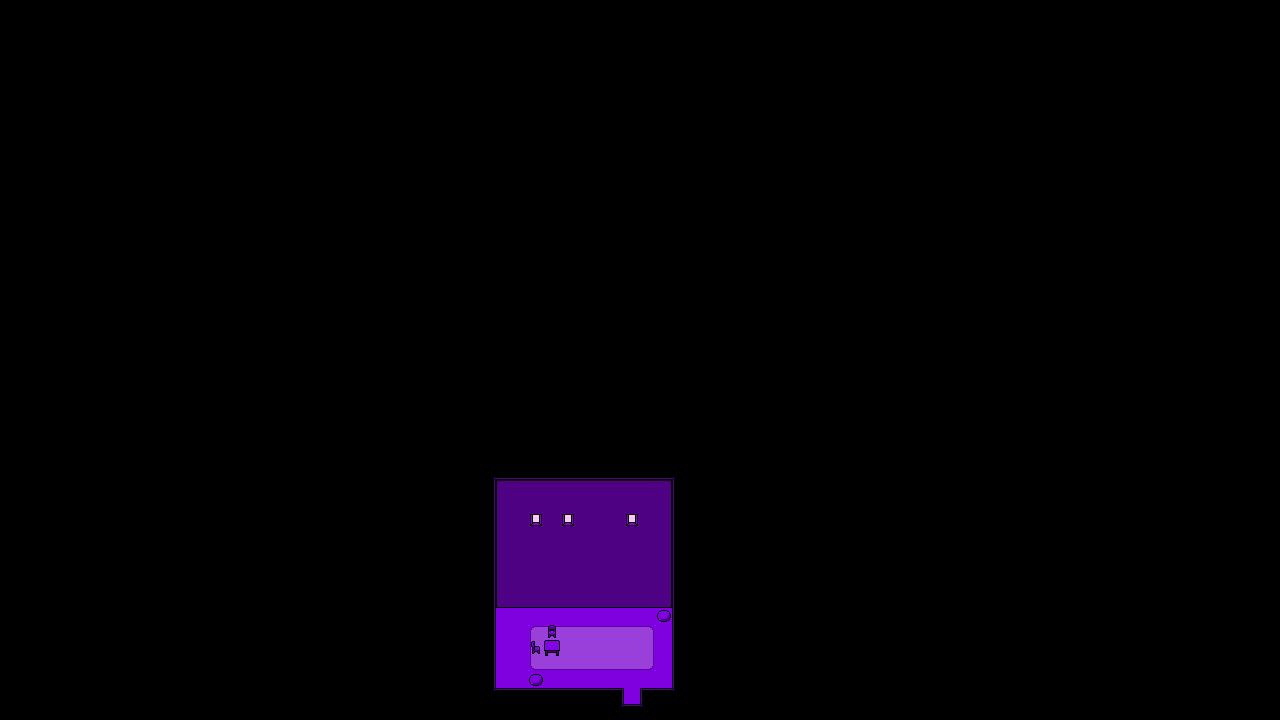

Rendered tile map (Tiled .tmx) drawn with the repository's tilesets; below, a short description and the map source with its tile grids summarised:
An orthogonal 80x45 tile map with 16x16 px tiles, 5 tile layers (negro, Suelo, Bolitas, Paredes, ...), 1 hidden layer not drawn, 4 tilesets and 6 objects (2x elsen, spwninteriorfromupper, interiortouppermines, chest, zachBag).

<map version="1.10" tiledversion="1.10.2" orientation="orthogonal" renderorder="left-up" width="80" height="45" tilewidth="16" tileheight="16" infinite="0" nextlayerid="9" nextobjectid="7">
 <tileset firstgid="1" source="Objects.tsx" />
 <tileset firstgid="56" source="Tilesets Caves.tsx" />
 <tileset firstgid="778" source="tiles.tsx" />
 <tileset firstgid="1348" source="purple.tsx" />
 <layer id="2" name="negro" width="80" height="45">
  <properties>
   <property name="nocollide" value="true" />
   <property name="tilesheet" value="Tilesets Caves" />
  </properties>
  <data>[3600 cells, 272 non-empty, 1 distinct tile ids]</data>
 </layer>
 <layer id="3" name="Suelo" width="80" height="45">
  <properties>
   <property name="nocollide" value="true" />
   <property name="tilesheet" value="Tilesets Caves" />
  </properties>
  <data>[3600 cells, 144 non-empty, 21 distinct tile ids]</data>
 </layer>
 <layer id="4" name="Bolitas" width="80" height="45">
  <properties>
   <property name="nocollide" value="true" />
   <property name="tilesheet" value="Objects" />
  </properties>
  <data>[3600 cells, 2 non-empty, 1 distinct tile ids]</data>
 </layer>
 <layer id="5" name="Paredes" width="80" height="45">
  <properties>
   <property name="nocollide" value="true" />
   <property name="tilesheet" value="Tilesets Caves" />
  </properties>
  <data>[3600 cells, 54 non-empty, 10 distinct tile ids]</data>
 </layer>
 <layer id="8" name="deco" width="80" height="45">
  <properties>
   <property name="nocollide" value="true" />
   <property name="tilesheet" value="purple" />
  </properties>
  <data>[3600 cells, 3 non-empty, 3 distinct tile ids]</data>
 </layer>
 <layer id="6" name="collisions" width="80" height="45" visible="0">
  <properties>
   <property name="invisible" value="true" />
   <property name="tilesheet" value="tiles" />
  </properties>
  <data>[3600 cells, 42 non-empty, 2 distinct tile ids]</data>
 </layer>
 <objectgroup id="7" name="objects">
  <object id="1" name="spwninteriorfromupper" type="spwninteriorfromupper" x="624" y="688" width="16" height="16" />
  <object id="2" name="interiortouppermines" type="interiortouppermines" x="624" y="705" width="16" height="16">
   <properties>
    <property name="nextSpawn" type="int" value="13" />
    <property name="warpsTo" value="level2-uppermines" />
   </properties>
  </object>
  <object id="3" name="chest" x="496" y="603" width="16" height="21" />
  <object id="4" name="elsen" x="592" y="624" width="16" height="16" />
  <object id="5" name="elsen" x="640" y="608" width="16" height="16" />
  <object id="6" name="zachBag" x="494.25" y="665.75" width="24" height="23" />
 </objectgroup>
</map>
